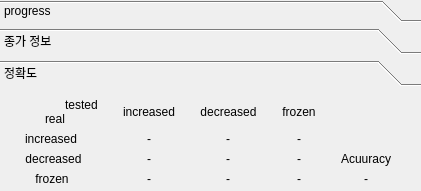
       <widget class="QToolBox" name="toolBox">
        <property name="geometry">
         <rect>
          <x>30</x>
          <y>380</y>
          <width>421</width>
          <height>191</height>
         </rect>
        </property>
        <property name="currentIndex">
         <number>2</number>
        </property>
        <widget class="QWidget" name="page_4">
         <property name="geometry">
          <rect>
           <x>0</x>
           <y>0</y>
           <width>98</width>
           <height>28</height>
          </rect>
         </property>
         <attribute name="label">
          <string>progress</string>
         </attribute>
        </widget>
        <widget class="QWidget" name="page">
         <property name="geometry">
          <rect>
           <x>0</x>
           <y>0</y>
           <width>98</width>
           <height>28</height>
          </rect>
         </property>
         <attribute name="label">
          <string>종가 정보</string>
         </attribute>
         <widget class="QTableView" name="tableView4">
          <property name="geometry">
           <rect>
            <x>0</x>
            <y>0</y>
            <width>421</width>
            <height>111</height>
           </rect>
          </property>
          <property name="sizePolicy">
           <sizepolicy hsizetype="Fixed" vsizetype="Fixed">
            <horstretch>0</horstretch>
            <verstretch>0</verstretch>
           </sizepolicy>
          </property>
         </widget>
        </widget>
        <widget class="QWidget" name="page_3">
         <property name="geometry">
          <rect>
           <x>0</x>
           <y>0</y>
           <width>421</width>
           <height>113</height>
          </rect>
         </property>
         <attribute name="label">
          <string>정확도</string>
         </attribute>
         <widget class="QWidget" name="gridLayoutWidget">
          <property name="geometry">
           <rect>
            <x>0</x>
            <y>0</y>
            <width>421</width>
            <height>101</height>
           </rect>
          </property>
          <layout class="QGridLayout" name="gridLayout">
           <property name="spacing">
            <number>0</number>
           </property>
           <item row="1" column="1" alignment="Qt::AlignHCenter">
            <widget class="QLabel" name="i_i">
             <property name="sizePolicy">
              <sizepolicy hsizetype="Fixed" vsizetype="Fixed">
               <horstretch>0</horstretch>
               <verstretch>0</verstretch>
              </sizepolicy>
             </property>
             <property name="font">
              <font>
               <pointsize>9</pointsize>
               <stylestrategy>PreferAntialias</stylestrategy>
              </font>
             </property>
             <property name="text">
              <string>-</string>
             </property>
             <property name="alignment">
              <set>Qt::AlignCenter</set>
             </property>
            </widget>
           </item>
           <item row="2" column="4">
            <widget class="QLabel" name="label4_13">
             <property name="sizePolicy">
              <sizepolicy hsizetype="Fixed" vsizetype="Fixed">
               <horstretch>0</horstretch>
               <verstretch>0</verstretch>
              </sizepolicy>
             </property>
             <property name="font">
              <font>
               <pointsize>9</pointsize>
               <stylestrategy>PreferAntialias</stylestrategy>
              </font>
             </property>
             <property name="text">
              <string>Acuuracy</string>
             </property>
             <property name="alignment">
              <set>Qt::AlignCenter</set>
             </property>
            </widget>
           </item>
           <item row="0" column="3">
            <widget class="QLabel" name="label4_21">
             <property name="sizePolicy">
              <sizepolicy hsizetype="Fixed" vsizetype="Fixed">
               <horstretch>0</horstretch>
               <verstretch>0</verstretch>
              </sizepolicy>
             </property>
             <property name="font">
              <font>
               <pointsize>9</pointsize>
               <stylestrategy>PreferAntialias</stylestrategy>
              </font>
             </property>
             <property name="text">
              <string>frozen</string>
             </property>
             <property name="alignment">
              <set>Qt::AlignCenter</set>
             </property>
            </widget>
           </item>
           <item row="2" column="1" alignment="Qt::AlignHCenter">
            <widget class="QLabel" name="d_i">
             <property name="sizePolicy">
              <sizepolicy hsizetype="Fixed" vsizetype="Fixed">
               <horstretch>0</horstretch>
               <verstretch>0</verstretch>
              </sizepolicy>
             </property>
             <property name="font">
              <font>
               <pointsize>9</pointsize>
               <stylestrategy>PreferAntialias</stylestrategy>
              </font>
             </property>
             <property name="text">
              <string>-</string>
             </property>
             <property name="alignment">
              <set>Qt::AlignCenter</set>
             </property>
            </widget>
           </item>
           <item row="3" column="0" alignment="Qt::AlignLeft">
            <widget class="QLabel" name="label4_12">
             <property name="sizePolicy">
              <sizepolicy hsizetype="Fixed" vsizetype="Fixed">
               <horstretch>0</horstretch>
               <verstretch>0</verstretch>
              </sizepolicy>
             </property>
             <property name="font">
              <font>
               <pointsize>9</pointsize>
               <stylestrategy>PreferAntialias</stylestrategy>
              </font>
             </property>
             <property name="text">
              <string>   frozen</string>
             </property>
             <property name="alignment">
              <set>Qt::AlignCenter</set>
             </property>
            </widget>
           </item>
           <item row="2" column="2" alignment="Qt::AlignHCenter">
            <widget class="QLabel" name="d_d">
             <property name="sizePolicy">
              <sizepolicy hsizetype="Fixed" vsizetype="Fixed">
               <horstretch>0</horstretch>
               <verstretch>0</verstretch>
              </sizepolicy>
             </property>
             <property name="font">
              <font>
               <pointsize>9</pointsize>
               <stylestrategy>PreferAntialias</stylestrategy>
              </font>
             </property>
             <property name="text">
              <string>-</string>
             </property>
             <property name="alignment">
              <set>Qt::AlignCenter</set>
             </property>
            </widget>
           </item>
           <item row="3" column="2" alignment="Qt::AlignHCenter">
            <widget class="QLabel" name="f_d">
             <property name="sizePolicy">
              <sizepolicy hsizetype="Fixed" vsizetype="Fixed">
               <horstretch>0</horstretch>
               <verstretch>0</verstretch>
              </sizepolicy>
             </property>
             <property name="font">
              <font>
               <pointsize>9</pointsize>
               <stylestrategy>PreferAntialias</stylestrategy>
              </font>
             </property>
             <property name="text">
              <string>-</string>
             </property>
             <property name="alignment">
              <set>Qt::AlignCenter</set>
             </property>
            </widget>
           </item>
           <item row="3" column="4" alignment="Qt::AlignHCenter">
            <widget class="QLabel" name="acc">
             <property name="sizePolicy">
              <sizepolicy hsizetype="Fixed" vsizetype="Fixed">
               <horstretch>0</horstretch>
               <verstretch>0</verstretch>
              </sizepolicy>
             </property>
             <property name="font">
              <font>
               <pointsize>9</pointsize>
               <stylestrategy>PreferAntialias</stylestrategy>
              </font>
             </property>
             <property name="text">
              <string>-</string>
             </property>
             <property name="alignment">
              <set>Qt::AlignCenter</set>
             </property>
            </widget>
           </item>
           <item row="0" column="1">
            <widget class="QLabel" name="label4_7">
             <property name="sizePolicy">
              <sizepolicy hsizetype="Fixed" vsizetype="Fixed">
               <horstretch>0</horstretch>
               <verstretch>0</verstretch>
              </sizepolicy>
             </property>
             <property name="font">
              <font>
               <pointsize>9</pointsize>
               <stylestrategy>PreferAntialias</stylestrategy>
              </font>
             </property>
             <property name="text">
              <string>increased</string>
             </property>
             <property name="alignment">
              <set>Qt::AlignCenter</set>
             </property>
            </widget>
           </item>
           <item row="1" column="3" alignment="Qt::AlignHCenter">
            <widget class="QLabel" name="i_f">
             <property name="sizePolicy">
              <sizepolicy hsizetype="Fixed" vsizetype="Fixed">
               <horstretch>0</horstretch>
               <verstretch>0</verstretch>
              </sizepolicy>
             </property>
             <property name="font">
              <font>
               <pointsize>9</pointsize>
               <stylestrategy>PreferAntialias</stylestrategy>
              </font>
             </property>
             <property name="text">
              <string>-</string>
             </property>
             <property name="alignment">
              <set>Qt::AlignCenter</set>
             </property>
            </widget>
           </item>
           <item row="1" column="0" alignment="Qt::AlignLeft">
            <widget class="QLabel" name="label4_10">
             <property name="sizePolicy">
              <sizepolicy hsizetype="Fixed" vsizetype="Fixed">
               <horstretch>0</horstretch>
               <verstretch>0</verstretch>
              </sizepolicy>
             </property>
             <property name="font">
              <font>
               <pointsize>9</pointsize>
               <stylestrategy>PreferAntialias</stylestrategy>
              </font>
             </property>
             <property name="text">
              <string>increased</string>
             </property>
             <property name="alignment">
              <set>Qt::AlignCenter</set>
             </property>
            </widget>
           </item>
           <item row="3" column="1" alignment="Qt::AlignHCenter">
            <widget class="QLabel" name="f_i">
             <property name="sizePolicy">
              <sizepolicy hsizetype="Fixed" vsizetype="Fixed">
               <horstretch>0</horstretch>
               <verstretch>0</verstretch>
              </sizepolicy>
             </property>
             <property name="font">
              <font>
               <pointsize>9</pointsize>
               <stylestrategy>PreferAntialias</stylestrategy>
              </font>
             </property>
             <property name="text">
              <string>-</string>
             </property>
             <property name="alignment">
              <set>Qt::AlignCenter</set>
             </property>
            </widget>
           </item>
           <item row="2" column="0">
            <widget class="QLabel" name="label4_11">
             <property name="sizePolicy">
              <sizepolicy hsizetype="Fixed" vsizetype="Fixed">
               <horstretch>0</horstretch>
               <verstretch>0</verstretch>
              </sizepolicy>
             </property>
             <property name="font">
              <font>
               <pointsize>9</pointsize>
               <stylestrategy>PreferAntialias</stylestrategy>
              </font>
             </property>
             <property name="layoutDirection">
              <enum>Qt::LeftToRight</enum>
             </property>
             <property name="text">
              <string>decreased</string>
             </property>
             <property name="alignment">
              <set>Qt::AlignCenter</set>
             </property>
            </widget>
           </item>
           <item row="2" column="3" alignment="Qt::AlignHCenter">
            <widget class="QLabel" name="d_f">
             <property name="sizePolicy">
              <sizepolicy hsizetype="Fixed" vsizetype="Fixed">
               <horstretch>0</horstretch>
               <verstretch>0</verstretch>
              </sizepolicy>
             </property>
             <property name="font">
              <font>
               <pointsize>9</pointsize>
               <stylestrategy>PreferAntialias</stylestrategy>
              </font>
             </property>
             <property name="text">
              <string>-</string>
             </property>
             <property name="alignment">
              <set>Qt::AlignCenter</set>
             </property>
            </widget>
           </item>
           <item row="3" column="3" alignment="Qt::AlignHCenter">
            <widget class="QLabel" name="f_f">
             <property name="sizePolicy">
              <sizepolicy hsizetype="Fixed" vsizetype="Fixed">
               <horstretch>0</horstretch>
               <verstretch>0</verstretch>
              </sizepolicy>
             </property>
             <property name="font">
              <font>
               <pointsize>9</pointsize>
               <stylestrategy>PreferAntialias</stylestrategy>
              </font>
             </property>
             <property name="text">
              <string>-</string>
             </property>
             <property name="scaledContents">
              <bool>false</bool>
             </property>
             <property name="alignment">
              <set>Qt::AlignCenter</set>
             </property>
            </widget>
           </item>
           <item row="1" column="2" alignment="Qt::AlignHCenter">
            <widget class="QLabel" name="i_d">
             <property name="sizePolicy">
              <sizepolicy hsizetype="Fixed" vsizetype="Fixed">
               <horstretch>0</horstretch>
               <verstretch>0</verstretch>
              </sizepolicy>
             </property>
             <property name="font">
              <font>
               <pointsize>9</pointsize>
               <stylestrategy>PreferAntialias</stylestrategy>
              </font>
             </property>
             <property name="text">
              <string>-</string>
             </property>
             <property name="alignment">
              <set>Qt::AlignCenter</set>
             </property>
            </widget>
           </item>
           <item row="0" column="2">
            <widget class="QLabel" name="label4_8">
             <property name="sizePolicy">
              <sizepolicy hsizetype="Fixed" vsizetype="Fixed">
               <horstretch>0</horstretch>
               <verstretch>0</verstretch>
              </sizepolicy>
             </property>
             <property name="font">
              <font>
               <pointsize>9</pointsize>
               <stylestrategy>PreferAntialias</stylestrategy>
              </font>
             </property>
             <property name="text">
              <string>decreased</string>
             </property>
             <property name="alignment">
              <set>Qt::AlignCenter</set>
             </property>
            </widget>
           </item>
           <item row="0" column="0">
            <layout class="QGridLayout" name="gridLayout_2">
             <property name="leftMargin">
              <number>20</number>
             </property>
             <item row="0" column="1">
              <widget class="QLabel" name="label4_14">
               <property name="sizePolicy">
                <sizepolicy hsizetype="Fixed" vsizetype="Fixed">
                 <horstretch>0</horstretch>
                 <verstretch>0</verstretch>
                </sizepolicy>
               </property>
               <property name="font">
                <font>
                 <pointsize>9</pointsize>
                 <stylestrategy>PreferAntialias</stylestrategy>
                </font>
               </property>
               <property name="text">
                <string>tested</string>
               </property>
               <property name="alignment">
                <set>Qt::AlignCenter</set>
               </property>
              </widget>
             </item>
             <item row="1" column="0">
              <widget class="QLabel" name="label4_9">
               <property name="sizePolicy">
                <sizepolicy hsizetype="Fixed" vsizetype="Fixed">
                 <horstretch>0</horstretch>
                 <verstretch>0</verstretch>
                </sizepolicy>
               </property>
               <property name="font">
                <font>
                 <pointsize>9</pointsize>
                 <stylestrategy>PreferAntialias</stylestrategy>
                </font>
               </property>
               <property name="text">
                <string>real</string>
               </property>
               <property name="alignment">
                <set>Qt::AlignCenter</set>
               </property>
              </widget>
             </item>
            </layout>
           </item>
          </layout>
         </widget>
        </widget>
       </widget>
